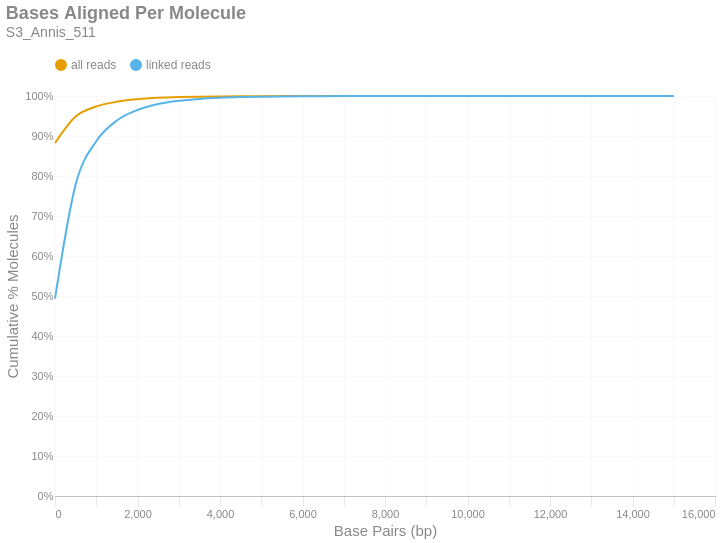

Write notebook code for a chart like this one.
### Markdown cell above
### Bases Aligned Per Molecule
This is a cumulative frequency distribution showing the number of base pairs aligned per unique molecule. These data are shown in 500 bp bins. There are two distributions: one with `all reads` (yellow) and another with only `linked reads` (blue). The percent of molecules in the `linked reads` distribution is relative to the total number of linked molecules.

### Code cell
if SKIPLR:
    print_html(f"Skipped")
else:
    binned_df = consolidated_hist(valids['aligned_bp'], mask, 500, True)
    with SafeRender(binned_df):
        (
            density_plot(binned_df, 'Bases Aligned Per Molecule', samplename, 'basesper')
            .encode(
                x=alt.X('bin:Q', title="Base Pairs (bp)").axis(tickMinStep=500).scale(padding=0),
                y=alt.Y('value:Q', title='Cumulative % Molecules')
                    .axis(format='%')
                    .scale(domain = [0,1])
                    .stack(False),
                color=alt.Color("key:N").scale(domain = ["all reads", "linked reads"]),
                tooltip = [
                    alt.Tooltip("key:N", title = "Data Type"),
                    alt.Tooltip("range_label:N", title="Bases Aligned Per Molecule"),
                    alt.Tooltip("value:Q", format = ".2%", title="% Molecules (Cum.)")
                ]
            )
        ).display()

### Figure 1 — Vega-Lite specification as saved in the notebook (floating-point values rounded to 4 significant figures)
{"width": "container", "height": 400, "config": {"title": {"anchor": "start", "dy": -15, "fontSize": 18, "color": "#888888", "subtitleColor": "#888888", "subtitleFontSize": 14}, "arc": {"fill": "#0072B2"}, "axis": {"domainColor": "#888888", "domainWidth": 0.5, "gridWidth": 0.2, "grid": false, "titleFontWeight": 400, "titleFontSize": 15, "labelFontSize": 11, "labelColor": "#888888", "tickColor": "#888888", "tickWidth": 0.2, "titleColor": "#888888"}, "axisBand": {"grid": false}, "axisX": {"grid": true, "tickSize": 10, "domainCap": "round"}, "axisY": {"domain": false, "grid": true, "tickSize": 0, "domainCap": "round"}, "background": "transparent", "header": {"labelFontSize": 15, "labelColor": "#888888", "titleFontSize": 15, "titleFontWeight": 600, "titleColor": "#888888"}, "legend": {"labelFont": "sans-serif", "labelFontSize": 12, "labelColor": "#888888", "symbolSize": 100, "symbolType": "circle", "titleFontSize": 12, "titlePadding": 10, "titleColor": "#888888", "title": null, "orient": "top"}, "range": {"category": ["#E69F00", "#56B4E9", "#009E73", "#F0E442", "#0072B2", "#D55E00", "#CC79A7", "#000000"], "diverging": ["#cfe8f3", "#a2d4ec", "#73bfe2", "#46abdb", "#1696d2", "#12719e"]}, "area": {"fill": "#0072B2", "fillOpacity": 0.7, "line": true, "strokeOpacity": 0.7}, "line": {"color": "#0072B2", "stroke": "#0072B2", "strokeWidth": 2}, "trail": {"color": "#0072B2", "stroke": "#0072B2", "strokeWidth": 0, "size": 1}, "point": {"filled": true, "fillOpacity": 1.0, "size": 95}, "text": {"color": "#888888", "fontSize": 11, "align": "right", "fontWeight": 400, "size": 11}, "bar": {"fill": "#0072B2", "stroke": null}, "view": {"stroke": null, "continuousWidth": 660, "continuousHeight": 400}}, "data": {"name": "data-3a39c150cf105b6c47c1dc08a7356d1d"}, "mark": {"type": "line", "interpolate": "monotone", "point": {"opacity": 0, "size": 275}}, "encoding": {"color": {"field": "key", "scale": {"domain": ["all reads", "linked reads"]}, "type": "nominal"}, "tooltip": [{"field": "key", "title": "Data Type", "type": "nominal"}, {"field": "range_label", "title": "Bases Aligned Per Molecule", "type": "nominal"}, {"field": "value", "format": ".2%", "title": "% Molecules (Cum.)", "type": "quantitative"}], "x": {"axis": {"tickMinStep": 500}, "field": "bin", "scale": {"padding": 0}, "title": "Base Pairs (bp)", "type": "quantitative"}, "y": {"axis": {"format": "%"}, "field": "value", "scale": {"domain": [0, 1]}, "stack": false, "title": "Cumulative % Molecules", "type": "quantitative"}}, "params": [{"name": "param_c36ac31b6afebe62", "select": {"type": "point", "fields": ["key"]}, "bind": "legend"}], "title": {"text": "Bases Aligned Per Molecule", "subtitle": "S3_Annis_511"}, "transform": [{"fold": ["all reads (cumsum)", "linked reads (cumsum)"]}, {"calculate": "replace(datum.key, ' (cumsum)', '')", "as": "key"}, {"filter": {"param": "param_c36ac31b6afebe62"}}], "usermeta": {"embedOptions": {"downloadFileName": "S3_Annis_511.basesper"}}, "$schema": "https://vega.github.io/schema/vega-lite/v6.1.0.json", "datasets": {"data-3a39c150cf105b6c47c1dc08a7356d1d": [{"bin": "0.0", "interval": "0.0-500.0", "all reads": 0.8825, "linked reads": 0.4934, "all reads (cumsum)": 0.8825, "linked reads (cumsum)": 0.4934, "range_label": "0-499"}, {"bin": "500.0", "interval": "500.0-1000.0", "all reads": 0.06631, "linked reads": 0.285, "all reads (cumsum)": 0.9488, "linked reads (cumsum)": 0.7784, "range_label": "500-999"}, {"bin": "1000.0", "interval": "1000.0-1500.0", "all reads": 0.02506, "linked reads": 0.1084, "all reads (cumsum)": 0.9739, "linked reads (cumsum)": 0.8869, "range_label": "1000-1499"}, {"bin": "1500.0", "interval": "1500.0-2000.0", "all reads": 0.01199, "linked reads": 0.0519, "all reads (cumsum)": 0.9859, "linked reads (cumsum)": 0.9388, "range_label": "1500-1999"}, {"bin": "2000.0", "interval": "2000.0-2500.0", "all reads": 0.006085, "linked reads": 0.02634, "all reads (cumsum)": 0.9919, "linked reads (cumsum)": 0.9651, "range_label": "2000-2499"}, {"bin": "2500.0", "interval": "2500.0-3000.0", "all reads": 0.003398, "linked reads": 0.01471, "all reads (cumsum)": 0.9953, "linked reads (cumsum)": 0.9798, "range_label": "2500-2999"}, {"bin": "3000.0", "interval": "3000.0-3500.0", "all reads": 0.001887, "linked reads": 0.008166, "all reads (cumsum)": 0.9972, "linked reads (cumsum)": 0.988, "range_label": "3000-3499"}, {"bin": "3500.0", "interval": "3500.0-4000.0", "all reads": 0.001109, "linked reads": 0.004801, "all reads (cumsum)": 0.9983, "linked reads (cumsum)": 0.9928, "range_label": "3500-3999"}, {"bin": "4000.0", "interval": "4000.0-4500.0", "all reads": 0.0006623, "linked reads": 0.002867, "all reads (cumsum)": 0.999, "linked reads (cumsum)": 0.9956, "range_label": "4000-4499"}, {"bin": "4500.0", "interval": "4500.0-5000.0", "all reads": 0.0003911, "linked reads": 0.001693, "all reads (cumsum)": 0.9994, "linked reads (cumsum)": 0.9973, "range_label": "4500-4999"}, {"bin": "5000.0", "interval": "5000.0-5500.0", "all reads": 0.0002307, "linked reads": 0.0009984, "all reads (cumsum)": 0.9996, "linked reads (cumsum)": 0.9983, "range_label": "5000-5499"}, {"bin": "5500.0", "interval": "5500.0-6000.0", "all reads": 0.0001351, "linked reads": 0.0005845, "all reads (cumsum)": 0.9997, "linked reads (cumsum)": 0.9989, "range_label": "5500-5999"}, {"bin": "6000.0", "interval": "6000.0-6500.0", "all reads": 9.237e-05, "linked reads": 0.0003998, "all reads (cumsum)": 0.9998, "linked reads (cumsum)": 0.9993, "range_label": "6000-6499"}, {"bin": "6500.0", "interval": "6500.0-7000.0", "all reads": 5.537e-05, "linked reads": 0.0002397, "all reads (cumsum)": 0.9999, "linked reads (cumsum)": 0.9996, "range_label": "6500-6999"}, {"bin": "7000.0", "interval": "7000.0-7500.0", "all reads": 3.727e-05, "linked reads": 0.0001613, "all reads (cumsum)": 0.9999, "linked reads (cumsum)": 0.9997, "range_label": "7000-7499"}, {"bin": "7500.0", "interval": "7500.0-8000.0", "all reads": 2.701e-05, "linked reads": 0.0001169, "all reads (cumsum)": 1.0, "linked reads (cumsum)": 0.9998, "range_label": "7500-7999"}, {"bin": "8000.0", "interval": "8000.0-8500.0", "all reads": 1.378e-05, "linked reads": 5.962e-05, "all reads (cumsum)": 1.0, "linked reads (cumsum)": 0.9999, "range_label": "8000-8499"}, {"bin": "8500.0", "interval": "8500.0-9000.0", "all reads": 5.942e-06, "linked reads": 2.572e-05, "all reads (cumsum)": 1.0, "linked reads (cumsum)": 0.9999, "range_label": "8500-8999"}, {"bin": "9000.0", "interval": "9000.0-9500.0", "all reads": 7.293e-06, "linked reads": 3.156e-05, "all reads (cumsum)": 1.0, "linked reads (cumsum)": 0.9999, "range_label": "9000-9499"}, {"bin": "9500.0", "interval": "9500.0-10000.0", "all reads": 5.132e-06, "linked reads": 2.221e-05, "all reads (cumsum)": 1.0, "linked reads (cumsum)": 1.0, "range_label": "9500-9999"}, {"bin": "10000.0", "interval": "10000.0-10500.0", "all reads": 1.08e-06, "linked reads": 4.676e-06, "all reads (cumsum)": 1.0, "linked reads (cumsum)": 1.0, "range_label": "10000-10499"}, {"bin": "10500.0", "interval": "10500.0-11000.0", "all reads": 1.891e-06, "linked reads": 8.183e-06, "all reads (cumsum)": 1.0, "linked reads (cumsum)": 1.0, "range_label": "10500-10999"}, {"bin": "11000.0", "interval": "11000.0-11500.0", "all reads": 1.351e-06, "linked reads": 5.845e-06, "all reads (cumsum)": 1.0, "linked reads (cumsum)": 1.0, "range_label": "11000-11499"}, {"bin": "11500.0", "interval": "11500.0-12000.0", "all reads": 5.402e-07, "linked reads": 2.338e-06, "all reads (cumsum)": 1.0, "linked reads (cumsum)": 1.0, "range_label": "11500-11999"}, {"bin": "12000.0", "interval": "12000.0-12500.0", "all reads": 5.402e-07, "linked reads": 2.338e-06, "all reads (cumsum)": 1.0, "linked reads (cumsum)": 1.0, "range_label": "12000-12499"}, {"bin": "12500.0", "interval": "12500.0-13000.0", "all reads": 0.0, "linked reads": 0.0, "all reads (cumsum)": 1.0, "linked reads (cumsum)": 1.0, "range_label": "12500-12999"}, {"bin": "13000.0", "interval": "13000.0-13500.0", "all reads": 0.0, "linked reads": 0.0, "all reads (cumsum)": 1.0, "linked reads (cumsum)": 1.0, "range_label": "13000-13499"}, {"bin": "13500.0", "interval": "13500.0-14000.0", "all reads": 2.701e-07, "linked reads": 1.169e-06, "all reads (cumsum)": 1.0, "linked reads (cumsum)": 1.0, "range_label": "13500-13999"}, {"bin": "14000.0", "interval": "14000.0-14500.0", "all reads": 5.402e-07, "linked reads": 2.338e-06, "all reads (cumsum)": 1.0, "linked reads (cumsum)": 1.0, "range_label": "14000-14499"}, {"bin": "14500.0", "interval": "14500.0-15000.0", "all reads": 2.701e-07, "linked reads": 1.169e-06, "all reads (cumsum)": 1.0, "linked reads (cumsum)": 1.0, "range_label": "14500-14999"}, {"bin": "15000.0", "interval": "15000.0-15500.0", "all reads": 2.701e-07, "linked reads": 1.169e-06, "all reads (cumsum)": 1.0, "linked reads (cumsum)": 1.0, "range_label": "15000-15499"}]}}
